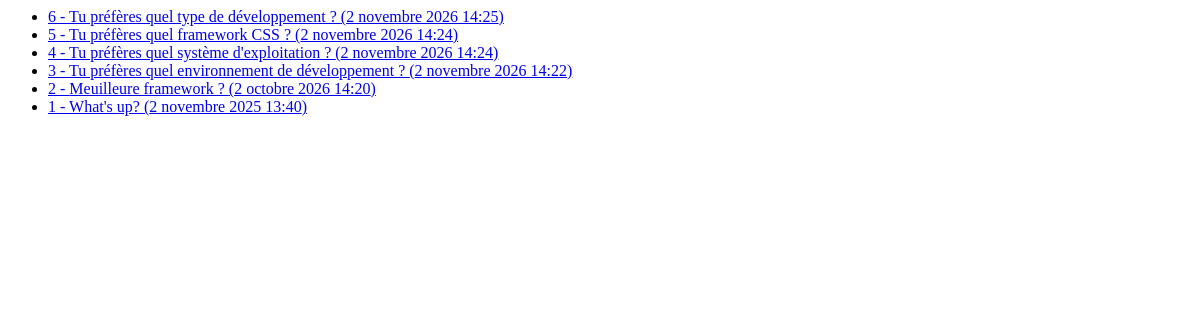
The app's page /polls/all/, older data.
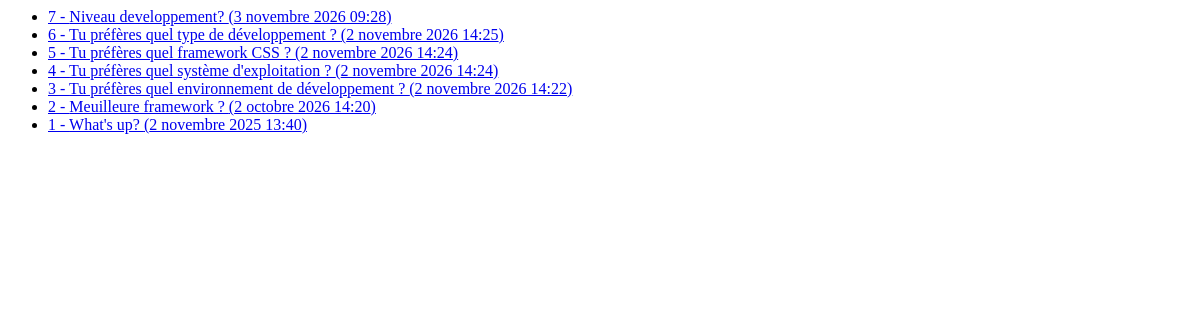
The same page, newer data.
### polls/models.py (models this page shows, shortened)
class Question(models.Model):
    question_text = models.CharField(max_length=200)
    pub_date = models.DateTimeField("date published")

### polls/views.py (the view)
# urls.py: path("all/", views.AllView.as_view(), name="all"),
class AllView(generic.ListView):
    template_name = "polls/all.html"
    context_object_name = "latest_question_list"
    def get_queryset(self):
        return Question.objects.order_by("-pub_date")

### polls/templates/polls/all.html
{% if latest_question_list %}
    <ul>
    {% for question in latest_question_list %}
        <li><a href="{% url 'polls:frequency' question.id %}">{{question.id}} - {{ question.question_text }} ({{ question.pub_date }})</a></li>
    {% endfor %}
    </ul>
{% else %}
    <p>No polls are available.</p>
{% endif %}

Row changes from the older to the newer data that the page shows:
added Question: id "7", question_text "Niveau developpement?", pub_date "3 novembre 2026 09:28"
